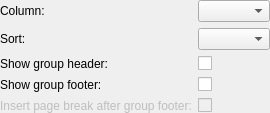
<?xml version="1.0" encoding="UTF-8"?>
<ui version="4.0">
 <comment> * This file is part of the KDE project
 * Copyright (C) 2001-2007 by OpenMFG, LLC (info@openmfg.com)
 * Copyright (C) 2007-2008 by Adam Pigg (adam@piggz.co.uk)
 * Copyright (C) 2012 by Friedrich W. H. Kossebau (kossebau@kde.org)
 *
 * This library is free software; you can redistribute it and/or
 * modify it under the terms of the GNU Lesser General Public
 * License as published by the Free Software Foundation; either
 * version 2.1 of the License, or (at your option) any later version.
 *
 * This library is distributed in the hope that it will be useful,
 * but WITHOUT ANY WARRANTY; without even the implied warranty of
 * MERCHANTABILITY or FITNESS FOR A PARTICULAR PURPOSE. See the GNU
 * Lesser General Public License for more details.
 *
 * You should have received a copy of the GNU Lesser General Public
 * License along with this library.  If not, see http://www.gnu.org/licenses/.</comment>
 <class>DetailGroupSectionDialog</class>
 <widget class="QWidget" name="DetailGroupSectionDialog">
  <layout class="QFormLayout" name="formLayout">
   <property name="margin">
    <number>0</number>
   </property>
   <item row="0" column="0">
    <widget class="QLabel" name="lblColumn">
     <property name="text">
      <string>Column:</string>
     </property>
    </widget>
   </item>
   <item row="0" column="1">
    <widget class="QComboBox" name="cbColumn">
     <property name="sizePolicy">
      <sizepolicy hsizetype="MinimumExpanding" vsizetype="Fixed">
       <horstretch>0</horstretch>
       <verstretch>0</verstretch>
      </sizepolicy>
     </property>
    </widget>
   </item>
   <item row="1" column="0">
    <widget class="QLabel" name="lblSort">
     <property name="text">
      <string>Sort:</string>
     </property>
    </widget>
   </item>
   <item row="1" column="1">
    <widget class="QComboBox" name="cbSort">
     <property name="sizePolicy">
      <sizepolicy hsizetype="Expanding" vsizetype="Fixed">
       <horstretch>0</horstretch>
       <verstretch>0</verstretch>
      </sizepolicy>
     </property>
    </widget>
   </item>
   <item row="2" column="0">
    <widget class="QLabel" name="label">
     <property name="text">
      <string>Show group header:</string>
     </property>
    </widget>
   </item>
   <item row="2" column="1">
    <widget class="QCheckBox" name="cbHead">
     <property name="text">
      <string/>
     </property>
    </widget>
   </item>
   <item row="3" column="0">
    <widget class="QLabel" name="label_2">
     <property name="text">
      <string>Show group footer:</string>
     </property>
    </widget>
   </item>
   <item row="3" column="1">
    <widget class="QCheckBox" name="cbFoot">
     <property name="text">
      <string/>
     </property>
    </widget>
   </item>
   <item row="4" column="0">
    <widget class="QLabel" name="breakAfterFooterLabel">
     <property name="enabled">
      <bool>false</bool>
     </property>
     <property name="text">
      <string>Insert page break after group footer:</string>
     </property>
    </widget>
   </item>
   <item row="4" column="1">
    <widget class="QCheckBox" name="breakAfterFooter">
     <property name="enabled">
      <bool>false</bool>
     </property>
     <property name="text">
      <string/>
     </property>
    </widget>
   </item>
  </layout>
 </widget>
 <resources/>
 <connections>
  <connection>
   <sender>cbFoot</sender>
   <signal>toggled(bool)</signal>
   <receiver>breakAfterFooter</receiver>
   <slot>setEnabled(bool)</slot>
  </connection>
  <connection>
   <sender>cbFoot</sender>
   <signal>toggled(bool)</signal>
   <receiver>breakAfterFooterLabel</receiver>
   <slot>setEnabled(bool)</slot>
  </connection>
 </connections>
</ui>
